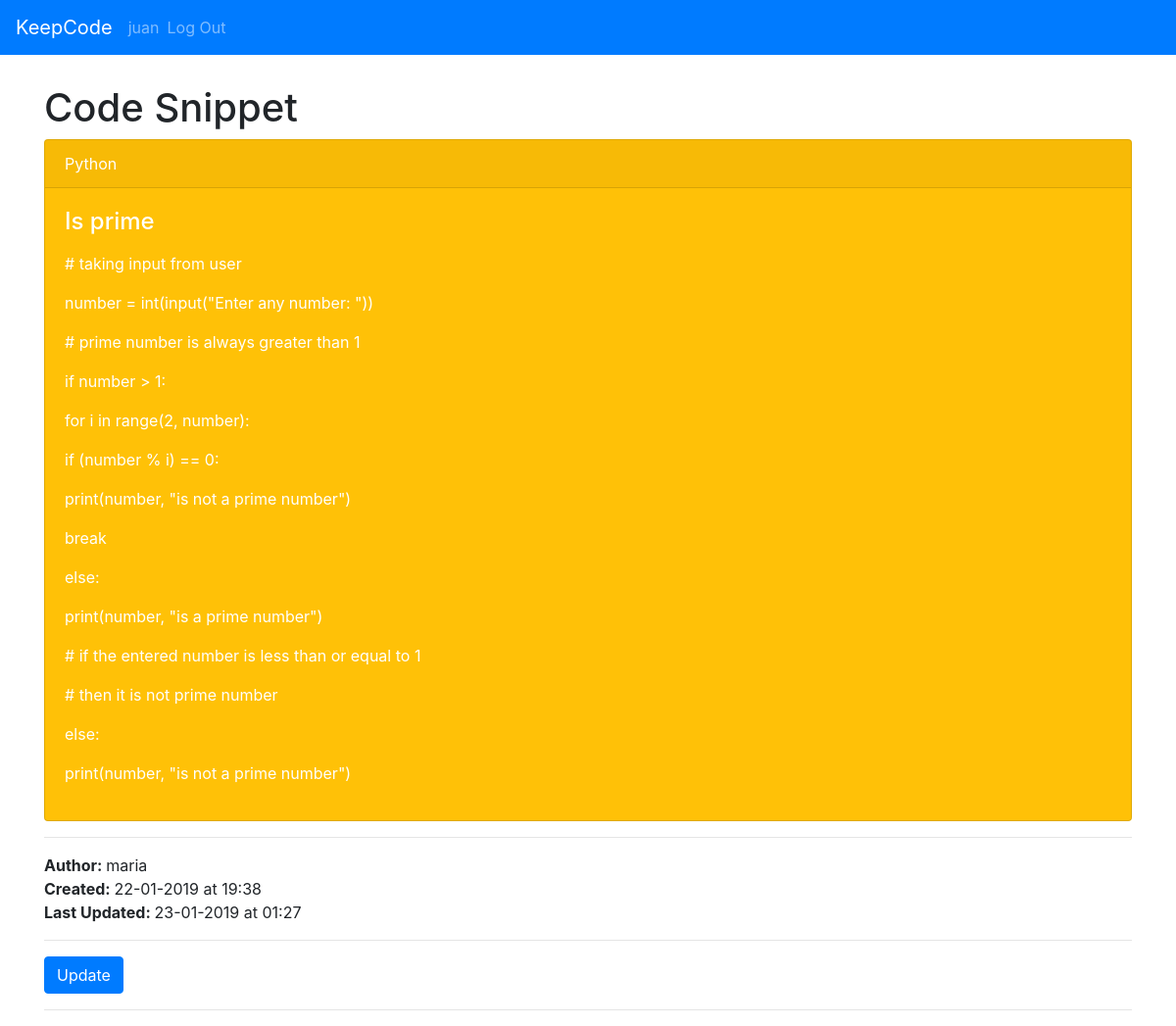
The page /4/view (signed in) on the database its author committed.
### tables this page shows
CREATE TABLE user (
  id INTEGER PRIMARY KEY AUTOINCREMENT,
  username TEXT UNIQUE NOT NULL,
  password TEXT NOT NULL,
  last_login TIMESTAMP NOT NULL DEFAULT CURRENT_TIMESTAMP
, online BOOLEAN NOT NULL CHECK (online IN (0,1)) DEFAULT 0);

CREATE TABLE post (
  id INTEGER PRIMARY KEY AUTOINCREMENT,
  author_id INTEGER NOT NULL,
  created TIMESTAMP NOT NULL DEFAULT CURRENT_TIMESTAMP,
  last_updated TIMESTAMP NOT NULL DEFAULT CURRENT_TIMESTAMP,
  title TEXT NOT NULL,
  body TEXT NOT NULL,
  programming_language TEXT NOT NULL, being_updated BOOLEAN NOT NULL CHECK (being_updated IN (0,1)) DEFAULT 0,
  FOREIGN KEY (author_id) REFERENCES user (id)
);

### keepcode/board.py (the view)
@bp.route('/<int:id>/view')
@login_required
def view(id):
    post = get_post(id)
    user_id = post['author_id']
    user = get_user(user_id)
    return render_template('board/view.html', post=post, user=user)

### keepcode/auth.py (called while the page is built)
@bp.before_app_request
def load_logged_in_user():
    user_id = session.get('user_id')
    if user_id is None:
        g.user = None
    else:
        g.user = get_db().execute(
            'SELECT * FROM user WHERE id = ?', (user_id,)
        ).fetchone()

def login_required(view):
    @functools.wraps(view)
    def wrapped_view(**kwargs):
        if g.user is None:
            return redirect(url_for('auth.login'))
        return view(**kwargs)
    return wrapped_view

### keepcode/board.py (called while the page is built)
def get_post(id, check_author=False):
    post = get_db().execute(
        'SELECT p.id, title, body, created, author_id,'
        ' last_updated, programming_language, username, being_updated'
        ' FROM post p JOIN user u ON p.author_id = u.id'
        ' WHERE p.id = ?',
        (id,)
    ).fetchone()
    if post is None:
        abort(404, "Post id {0} doesn't exist.".format(id))
    if check_author and post['author_id'] != g.user['id']:
        abort(403)
    return post

def get_user(id):
    user = get_db().execute(
        'SELECT u.id, username, password, last_login, online'
        ' FROM user u'
        ' WHERE u.id = ?',
        (id,)
    ).fetchone()
    if user is None:
        abort(404, "Post id {0} doesn't exist.".format(id))
    return user

### keepcode/db.py (called while the page is built)
def get_db():
    if 'db' not in g:
        g.db = sqlite3.connect(
            current_app.config['DATABASE'],
            detect_types=sqlite3.PARSE_DECLTYPES
        )
        g.db.row_factory = sqlite3.Row
    return g.db

### keepcode/templates/board/view.html
{% extends 'base.html' %}
{% block header %}
  <h1>
    {% block title %}
      Code Snippet
    {% endblock %}
  </h1>
{% endblock %}
{% block content %}
  <div class="card text-white bg-warning mb-9">
    <div class="card-header">{{ post['programming_language'] }}</div>
    <div class="card-body">
      <h4 class="card-title">{{ post['title'] }}</h4>
      <p class="card-text">
        {% for line in post['body'].split('\n') %}
          <p>{{ line }}</p>
        {% endfor %}
      </p>
    </div>
  </div>
  <hr>
  <b>Author: </b>{{ user['username'] }}
  <br/>
  <b>Created: </b>{{ post['created'].strftime("%d-%m-%Y at %H:%M") }}
  <br/>
  <b>Last Updated: </b>{{ post['last_updated'].strftime("%d-%m-%Y at %H:%M") }}
  <hr>
  {% if post['being_updated'] == 0 %}
    <a class="action" href="{{ url_for('board.update', id=post['id']) }}">
      <button type="button" class="btn btn-primary" value="Update">Update</button>
    </a>
  {% else %}
    <button type="button" class="btn btn-primary" value="Update" disabled>Update</button>
    You can't update this snippet because someone else is currently editing it.
  {% endif %}
  <hr>
{% endblock %}

### keepcode/templates/base.html (shortened to what this page needs)
<!doctype html>
<link rel="stylesheet" href="{{ url_for('static', filename='bootstrap.css') }}">
<link rel="stylesheet" href="{{ url_for('static', filename='style.css') }}">
<nav class="navbar navbar-expand-lg navbar-dark bg-primary">
  <a class="navbar-brand" href="{{ url_for('board.index') }}">KeepCode</a>
  <div class="collapse navbar-collapse" id="navbarColor01">
    <ul class="navbar-nav mr-auto">
      {% if g.user %}
        <li class="nav-item">
          <span class="navbar-text">{{ g.user['username'] }}</span>
        </li>
        <li class="nav-item">
          <a class="nav-link" href="{{ url_for('auth.logout') }}">Log Out</a>
        </li>
      {% endif %}
    </ul>
  </div>
</nav>
<section class="content">
  <div class="container">
    <header>
      {% block header %}{% endblock %}
    </header>
    {% block content %}{% endblock %}
  </div>
</section>

### keepcode/static/style.css (style rules this page uses)
.container { margin-top:30px; }

### rows shown on the page
user: user.username "juan"
post: programming_language "Python", title "Is prime", created "22-01-2019 at 19:38", last_updated "23-01-2019 at 01:27"
user: username "maria"

### other values the page prints
{{ line }} "# taking input from user" "number = int(input(\"Enter any number: \"))" "# prime number is always greater than 1" "if number > 1:" "for i in range(2, number):" "if (number % i) == 0:" "print(number, \"is not a prime number\")" "break" "else:" "print(number, \"is a prime number\")" "# if the entered number is less than or equal to 1" "# then it is not prime number" "else:" "print(number, \"is not a prime number\")"
